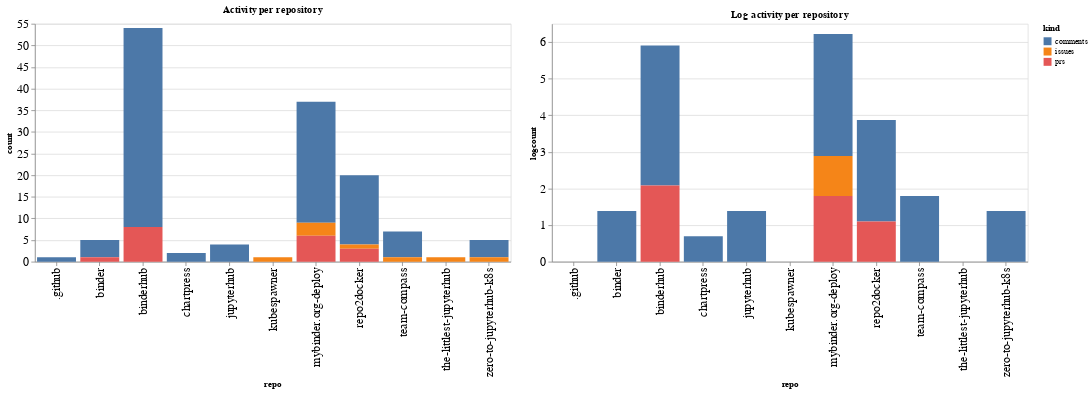

Notebook code for this chart:
### Code cell
ch1 = alt.Chart(repo_summaries, width=600, title="Activity per repository").mark_bar().encode(
    x='repo',
    y='count',
    color='kind',
    tooltip="kind"
)

ch2 = alt.Chart(repo_summaries, width=600, title="Log activity per repository").mark_bar().encode(
    x='repo',
    y='logcount',
    color='kind',
    tooltip="kind"
)

ch1 | ch2

### Figure 1 — Vega-Lite specification as saved in the notebook (floating-point values rounded to 4 significant figures)
{"config": {"axisLeft": {"labelFontSize": 15}, "axisBottom": {"labelFontSize": 15}}, "hconcat": [{"mark": "bar", "encoding": {"color": {"type": "nominal", "field": "kind"}, "tooltip": {"type": "nominal", "field": "kind"}, "x": {"type": "nominal", "field": "repo"}, "y": {"type": "quantitative", "field": "count"}}, "title": "Activity per repository", "width": 600}, {"mark": "bar", "encoding": {"color": {"type": "nominal", "field": "kind"}, "tooltip": {"type": "nominal", "field": "kind"}, "x": {"type": "nominal", "field": "repo"}, "y": {"type": "quantitative", "field": "logcount"}}, "title": "Log activity per repository", "width": 600}], "data": {"name": "data-9b0118c055a04ea20c79f56555782856"}, "$schema": "https://vega.github.io/schema/vega-lite/v4.8.1.json", "datasets": {"data-9b0118c055a04ea20c79f56555782856": [{"repo": ".github", "kind": "comments", "count": 1, "logcount": 0.0}, {"repo": "binder", "kind": "comments", "count": 4, "logcount": 1.386}, {"repo": "binder", "kind": "prs", "count": 1, "logcount": 0.0}, {"repo": "binderhub", "kind": "comments", "count": 46, "logcount": 3.829}, {"repo": "binderhub", "kind": "prs", "count": 8, "logcount": 2.079}, {"repo": "chartpress", "kind": "comments", "count": 2, "logcount": 0.6931}, {"repo": "jupyterhub", "kind": "comments", "count": 4, "logcount": 1.386}, {"repo": "kubespawner", "kind": "issues", "count": 1, "logcount": 0.0}, {"repo": "mybinder.org-deploy", "kind": "comments", "count": 28, "logcount": 3.332}, {"repo": "mybinder.org-deploy", "kind": "issues", "count": 3, "logcount": 1.099}, {"repo": "mybinder.org-deploy", "kind": "prs", "count": 6, "logcount": 1.792}, {"repo": "repo2docker", "kind": "comments", "count": 16, "logcount": 2.773}, {"repo": "repo2docker", "kind": "issues", "count": 1, "logcount": 0.0}, {"repo": "repo2docker", "kind": "prs", "count": 3, "logcount": 1.099}, {"repo": "team-compass", "kind": "comments", "count": 6, "logcount": 1.792}, {"repo": "team-compass", "kind": "issues", "count": 1, "logcount": 0.0}, {"repo": "the-littlest-jupyterhub", "kind": "issues", "count": 1, "logcount": 0.0}, {"repo": "zero-to-jupyterhub-k8s", "kind": "comments", "count": 4, "logcount": 1.386}, {"repo": "zero-to-jupyterhub-k8s", "kind": "issues", "count": 1, "logcount": 0.0}]}}
